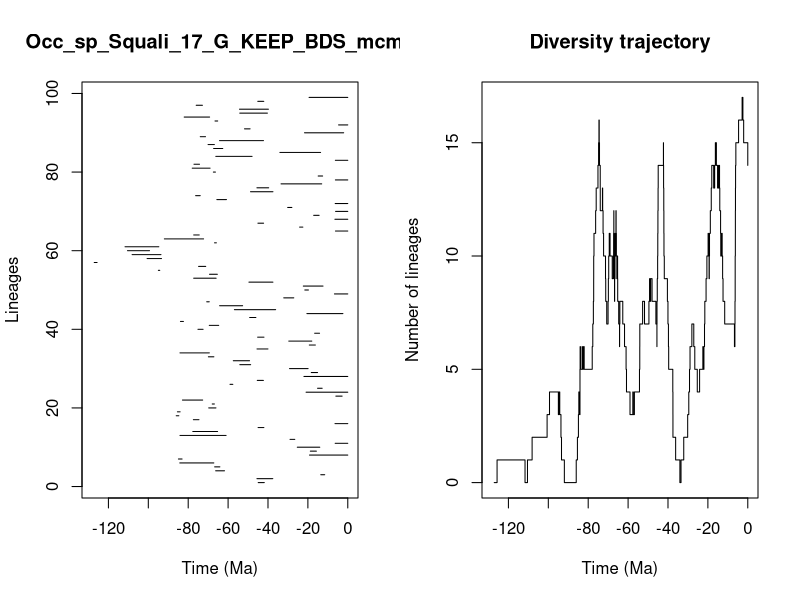

This chart was generated by the following R code:


pdf(file='../Results/Species/5_MA_bins_EXT_EP/pyrate_mcmc_logs/Occ_sp_Squali_17_G_KEEP_BDS_mcmc_LTT.pdf',width=0.6*20, height=0.6*10)
title = "Occ_sp_Squali_17_G_KEEP_BDS_mcmc"
ts=c(44.90745311324758, 45.53884898450255,13.543152982959128,66.23537498030414,66.7419084435817,84.22069406572705,84.90515807172825,19.18911776741502,18.775413265856287,25.31794895806468,6.320481230136029,28.948167328299665,84.12200542646094,77.70011371907214,44.964718427988615,6.407739972421486,77.40926950675147,86.00254348028008,85.40500865809719,69.72043498056469,67.95284113545743,82.88270959186443,5.979583621683565,20.90944764370358,15.149981339285368,59.041819257216446,45.37678985911822,21.981858729842724,18.309306785775146,29.208027826124514,54.1270281409908,57.3945834684779,69.89059000926599,84.12242070535842,45.507592974776514,19.29018767080788,29.57651187939094,45.1904614909346,16.607201206055045,75.10742394581149,69.4371215197618,83.88412409262259,49.18834489226916,20.495053736257262,56.8402307692008,64.25364826369076,70.71272198029064,32.10512345651879,6.6835147106990895,21.539196685787598,22.298334762509842,49.5566668143311,77.2552987238983,69.31318371899329,94.9566313297547,74.79801357163731,127.11678794585156,100.6061542125619,108.1193727010828,110.44182217643763,111.66851690300086,66.80261596645244,91.95416446832992,77.24165769984671,6.1752708581789815,24.15600723243319,45.050839046184166,6.457904479819165,17.095397617365354,6.117610974183954,30.133223282483208,6.312878579495244,65.63825166913423,76.27147681033689,48.755863537049436,45.55104618777212,33.464280377069095,6.2155876364128995,14.84123796456311,67.38257852936398,77.98655098037469,77.10130514483723,6.231445395490458,66.16645366520122,34.03630331712944,67.25866082099981,70.03654840698671,64.29478351008775,73.95301547495856,21.69249997634763,51.772439787326775,4.611740349057587,66.5627100109335,82.01602112373735,54.14745981883453,54.29457197674819,75.99272877116282,45.11638823368906,19.403426535031162)
te=c(41.85220153773857, 37.591460885814406,11.569592198382812,61.78608158299089,64.12886834472633,67.16161739480438,83.07146891301268,0.0,15.73666718386281,14.037787080253526,0.0,26.565147693797545,61.0099789853683,65.26222823423035,42.06267476657854,0.0,74.6133848183541,84.70251479183686,84.0515137225478,66.0945919360745,66.88205072111317,72.74463901691001,2.836868207867603,0.0,12.837617622689017,57.63320615826039,42.29048878971034,0.0,15.147562425838549,19.889049810553526,48.694786243688064,49.24753555692324,67.13069428078843,69.41008479357156,40.01767642191811,16.25447852550213,18.044899515486875,42.0174869966014,14.154130099742709,72.54648364763972,64.71048142949974,82.39133632721465,46.069867500844715,2.4462956830960434,36.16406509734033,52.71927115538682,69.451405646138,27.070947928662086,0.0,19.716871573520166,12.403488050139929,37.53018858864586,65.99974113954995,65.39041270449216,94.26341267441765,71.21553292958157,125.6860484328985,93.38612424265538,93.66030502496132,99.39752019159435,94.72863642385927,65.87732956671678,72.289773256128,74.47784805135974,0.0,22.525061641021413,42.20838329863319,0.0,14.365046793721927,0.0,28.03375040462139,0.0,60.80557803323654,73.96782394640945,37.51652447706139,39.65535139013779,13.072180110519664,0.0,12.61365989187905,66.35275574861616,69.03502668032763,74.33685724855367,0.0,47.98675349875507,13.633915311423394,62.66934801442864,66.88144542755053,42.25927101001289,71.32361263757777,2.0620061654097808,48.97578227972584,0.0,65.21449354934997,69.26876134350427,40.29430295940563,39.77606660228759,72.8618314151233,42.111351172929396,0.0)
div_traj=c(0, 1,0,1,2,3,4,3,4,3,2,1,0,1,2,3,4,3,4,5,6,5,6,5,6,5,6,7,8,9,10,11,12,13,14,15,16,15,14,13,12,13,12,11,10,9,8,7,8,9,10,11,10,11,10,11,10,9,10,11,12,11,10,9,8,9,10,11,10,11,12,11,10,9,10,9,8,7,6,7,8,7,6,5,4,3,4,3,4,5,6,7,8,7,8,9,8,9,8,9,8,7,6,7,8,9,10,11,12,13,14,15,14,13,12,11,10,9,8,7,6,5,4,3,2,1,0,1,2,3,4,5,6,7,6,5,4,5,6,5,6,7,8,9,10,11,10,9,10,11,12,13,14,13,14,15,14,13,14,13,14,13,12,11,10,11,10,9,8,7,6,7,8,9,10,11,12,13,14,15,16,17,16,15,14)
time_events=c(127.11678794585156, 125.6860484328985,111.66851690300086,110.44182217643763,108.1193727010828,100.6061542125619,99.39752019159435,94.9566313297547,94.72863642385927,94.26341267441765,93.66030502496132,93.38612424265538,91.95416446832992,86.00254348028008,85.40500865809719,84.90515807172825,84.70251479183686,84.22069406572705,84.12242070535842,84.12200542646094,84.0515137225478,83.88412409262259,83.07146891301268,82.88270959186443,82.39133632721465,82.01602112373735,77.98655098037469,77.70011371907214,77.40926950675147,77.2552987238983,77.24165769984671,77.10130514483723,76.27147681033689,75.99272877116282,75.10742394581149,74.79801357163731,74.6133848183541,74.47784805135974,74.33685724855367,73.96782394640945,73.95301547495856,72.8618314151233,72.74463901691001,72.54648364763972,72.289773256128,71.32361263757777,71.21553292958157,70.71272198029064,70.03654840698671,69.89059000926599,69.72043498056469,69.451405646138,69.4371215197618,69.41008479357156,69.31318371899329,69.26876134350427,69.03502668032763,67.95284113545743,67.38257852936398,67.25866082099981,67.16161739480438,67.13069428078843,66.88205072111317,66.88144542755053,66.80261596645244,66.7419084435817,66.5627100109335,66.35275574861616,66.23537498030414,66.16645366520122,66.0945919360745,65.99974113954995,65.87732956671678,65.63825166913423,65.39041270449216,65.26222823423035,65.21449354934997,64.71048142949974,64.29478351008775,64.25364826369076,64.12886834472633,62.66934801442864,61.78608158299089,61.0099789853683,60.80557803323654,59.041819257216446,57.63320615826039,57.3945834684779,56.8402307692008,54.29457197674819,54.14745981883453,54.1270281409908,52.71927115538682,51.772439787326775,49.5566668143311,49.24753555692324,49.18834489226916,48.97578227972584,48.755863537049436,48.694786243688064,47.98675349875507,46.069867500844715,45.55104618777212,45.53884898450255,45.507592974776514,45.37678985911822,45.1904614909346,45.11638823368906,45.050839046184166,44.964718427988615,44.90745311324758,42.29048878971034,42.25927101001289,42.20838329863319,42.111351172929396,42.06267476657854,42.0174869966014,41.85220153773857,40.29430295940563,40.01767642191811,39.77606660228759,39.65535139013779,37.591460885814406,37.53018858864586,37.51652447706139,36.16406509734033,34.03630331712944,33.464280377069095,32.10512345651879,30.133223282483208,29.57651187939094,29.208027826124514,28.948167328299665,28.03375040462139,27.070947928662086,26.565147693797545,25.31794895806468,24.15600723243319,22.525061641021413,22.298334762509842,21.981858729842724,21.69249997634763,21.539196685787598,20.90944764370358,20.495053736257262,19.889049810553526,19.716871573520166,19.403426535031162,19.29018767080788,19.18911776741502,18.775413265856287,18.309306785775146,18.044899515486875,17.095397617365354,16.607201206055045,16.25447852550213,15.73666718386281,15.149981339285368,15.147562425838549,14.84123796456311,14.365046793721927,14.154130099742709,14.037787080253526,13.633915311423394,13.543152982959128,13.072180110519664,12.837617622689017,12.61365989187905,12.403488050139929,11.569592198382812,6.6835147106990895,6.457904479819165,6.407739972421486,6.320481230136029,6.312878579495244,6.231445395490458,6.2155876364128995,6.1752708581789815,6.117610974183954,5.979583621683565,4.611740349057587,2.836868207867603,2.4462956830960434,2.0620061654097808,0.0)
                par(mfrow=c(1,2))
                L = length(ts)
                plot(ts, 1:L , xlim=c(-max(ts)-1,0), pch=20, type="n", main=title,xlab="Time (Ma)",ylab="Lineages")
                for (i in 1:L){segments(x0=-te[i],y0=i,x1=-ts[i],y1=i)}    
                t = -time_events
                plot(div_traj ~ t,type="s", main = "Diversity trajectory",xlab="Time (Ma)",ylab="Number of lineages",xlim=c(-max(ts)-1,0))
                abline(v=c(65,200,251,367,445),lty=2,col="gray")
                